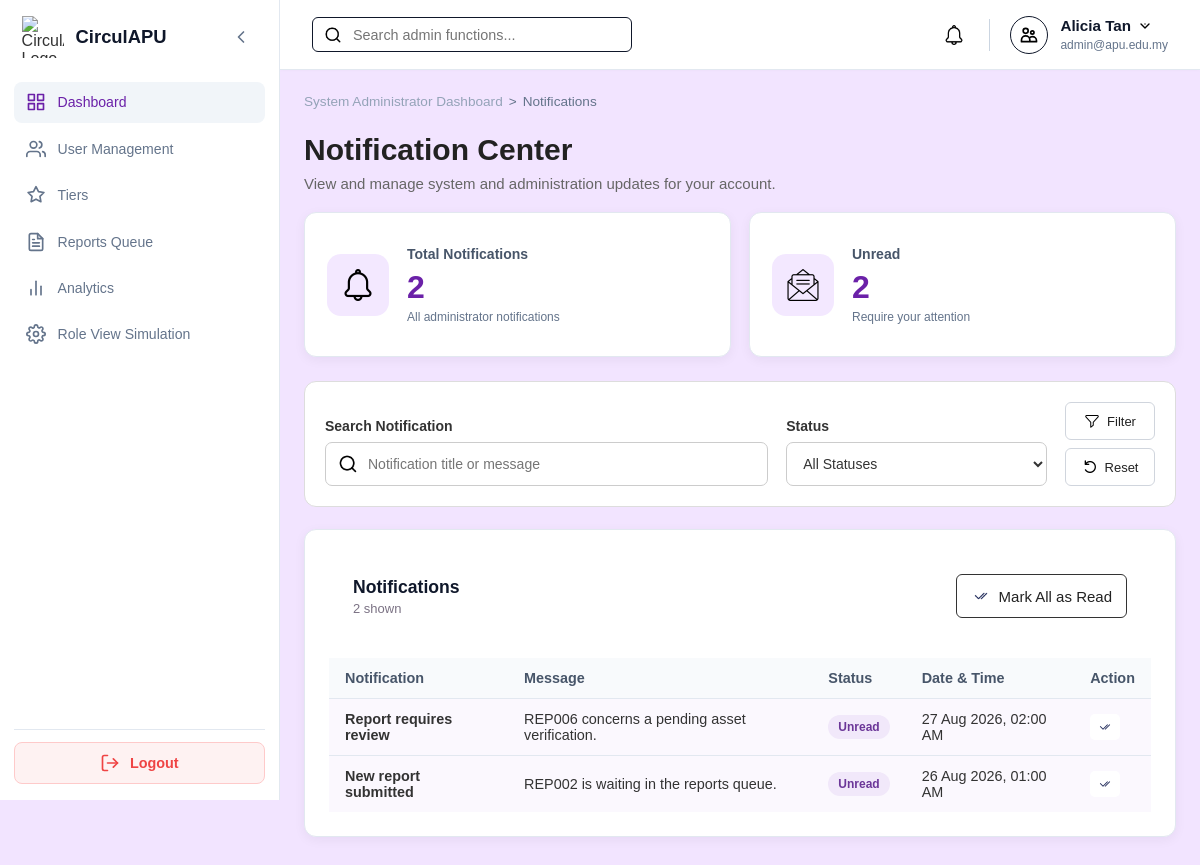
Page /Admin/admin_notifications.php (signed in) on the committed database.
### tables this page shows
CREATE TABLE `notification` (
  `notificationID` varchar(10) NOT NULL,
  `userID` varchar(10) NOT NULL,
  `title` varchar(100) NOT NULL,
  `content` varchar(255) NOT NULL,
  `status` enum('Read','Unread') NOT NULL DEFAULT 'Unread',
  `createdDate` timestamp NOT NULL DEFAULT current_timestamp()
);

### Admin/admin_notifications.php (the view, shortened to what this page needs)
<?php
require_once '../db.php';
function e($value): string {
    return htmlspecialchars((string) $value, ENT_QUOTES, 'UTF-8');
}
$adminID = (string) $_SESSION['user_id'];
$search = trim($_GET['search'] ?? '');
$notifications = [];
$total = $unread = 0;
try {
    $conn->set_charset('utf8mb4');
    $stmt = $conn->prepare("SELECT COUNT(*) total, COALESCE(SUM(status='Unread'), 0) unread FROM notification WHERE userID=?");
    $stmt->bind_param('s', $adminID);
    $stmt->execute();
    $counts = $stmt->get_result()->fetch_assoc();
    $total = (int) ($counts['total'] ?? 0);
    $unread = (int) ($counts['unread'] ?? 0);
    $sql = 'SELECT notificationID,title,content,status,createdDate FROM notification WHERE userID=?';
    $types = 's';
    $params = [$adminID];
    $sql .= ' ORDER BY createdDate DESC, notificationID DESC';
    $stmt = $conn->prepare($sql);
    $stmt->bind_param($types, ...$params);
    $stmt->execute();
    $notifications = $stmt->get_result()->fetch_all(MYSQLI_ASSOC);
} catch (Throwable $exception) {
    error_log('Unable to load admin notifications: ' . $exception->getMessage());
    $error = 'Unable to load notifications. Please try again.';
}
?>
<!DOCTYPE html>
<html lang="en">
<head>
    <link rel="stylesheet" href="../style.css">
    <link rel="stylesheet" href="admin_style.css">
</head>
<body class="role-admin">
<div class="dashboard-container">
<?php include '../sidebar.php'; ?>
<div class="main-content">
<?php include '../header.php'; ?>
<main class="page-body admin-notification-page">
    <div class="breadcrumb">
        <a href="admin_dashboard.php">System Administrator Dashboard</a><span>&gt;</span><span>Notifications</span>
    </div>
    <section class="management-heading">
        <h1>Notification Center</h1>
        <p>View and manage system and administration updates for your account.</p>
    </section>
    <section class="stats-grid admin-notification-stats">
        <a href="admin_notifications.php" class="stat-card">
            <div class="stat-icon"><img src="../assets/icons/notification.png" alt=""></div>
            <div class="stat-content"><h3>Total Notifications</h3><strong class="stat-value"><?= $total ?></strong><p class="stat-description">All administrator notifications</p></div>
        </a>
        <a href="admin_notifications.php?status=Unread" class="stat-card">
            <div class="stat-icon"><img src="../assets/icons/envelope.png" alt=""></div>
            <div class="stat-content"><h3>Unread</h3><strong class="stat-value"><?= $unread ?></strong><p class="stat-description">Require your attention</p></div>
        </a>
    </section>
    <section class="management-filter">
        <form method="GET">
            <div class="management-filter-group search">
                <label for="search">Search Notification</label>
                <div class="management-search-input"><img src="../assets/icons/search.png" alt=""><input id="search" type="search" name="search" value="<?= e($search) ?>" placeholder="Notification title or message"></div>
            </div>
            <div class="management-filter-group">
                <label for="status">Status</label>
                <select id="status" name="status">
                    <option value="">All Statuses</option>
                </select>
            </div>
            <div class="management-filter-buttons">
                <button type="submit" class="management-filter-btn"><img src="../assets/icons/filter.png" alt=""> Filter</button>
                <a href="admin_notifications.php" class="management-reset-btn"><img src="../assets/icons/reset.png" alt=""> Reset</a>
            </div>
        </form>
    </section>
    <section class="content-card admin-notification-list">
        <div class="card-header">
            <div><h2>Notifications</h2><p class="admin-notification-count"><?= count($notifications) ?> shown</p></div>
            <?php if ($unread > 0): ?>
            <form method="POST" onsubmit="return confirm('Mark all notifications as read?');">
                <button type="submit" class="management-create-btn"><img src="../assets/icons/mark_as_read.png" alt=""> Mark All as Read</button>
            </form>
            <?php endif; ?>
        </div>
        <div class="table-wrapper">
            <table class="data-table admin-notification-table">
                <thead><tr><th>Notification</th><th>Message</th><th>Status</th><th>Date &amp; Time</th><th>Action</th></tr></thead>
                <tbody>
                <?php if (!$notifications): ?>
                    <tr><td colspan="5" class="dashboard-empty-state">No notifications found.</td></tr>
                <?php else: foreach ($notifications as $notification): ?>
                    <tr class="<?= $notification['status'] === 'Unread' ? 'notification-unread' : '' ?>">
                        <td data-label="Notification"><strong><?= e($notification['title']) ?></strong></td>
                        <td data-label="Message"><?= e($notification['content']) ?></td>
                        <td data-label="Status"><span class="admin-notification-status <?= strtolower(e($notification['status'])) ?>"><?= e($notification['status']) ?></span></td>
                        <td data-label="Date &amp; Time"><?= e(date('d M Y, h:i A', strtotime($notification['createdDate']))) ?></td>
                        <td data-label="Action">
                            <?php if ($notification['status'] === 'Unread'): ?>
                            <form method="POST">
                                <button type="submit" class="management-action-btn" title="Mark as read"><img src="../assets/icons/mark_as_read.png" alt="Mark as read"></button>
                            </form>
                            <?php else: ?>-<?php endif; ?>
                        </td>
                    </tr>
                <?php endforeach; endif; ?>
                </tbody>
            </table>
        </div>
    </section>
</main>
</div>
</div>
</body>
</html>

### Admin/admin_style.css (style rules this page uses)
.admin-notification-page .management-heading { margin-bottom: 20px; }
.admin-notification-stats { grid-template-columns: repeat(2, minmax(0, 1fr)); }
.admin-notification-list .card-header > div:first-child { display: flex; flex-direction: column; gap: 3px; }
.admin-notification-count { color: #7b7284; font-size: 13px; margin: 0; }
.admin-notification-status { align-items: center; border-radius: 999px; display: inline-flex; font-size: 12px; font-weight: 700; padding: 5px 10px; }
.admin-notification-status.unread { background: #f1e8fa; color: #6b3698; }
.admin-notification-table .notification-unread td { background: #fbf8fe; }

### rows in the picture
notification: title "Report requires review", content "REP006 concerns a pending asset verification.", status "Unread", createdDate "27 Aug 2026, 02:00 AM"
notification: title "New report submitted", content "REP002 is waiting in the reports queue.", status "Unread", createdDate "26 Aug 2026, 01:00 AM"

### other values in the picture
$user_name "Alicia Tan"
$user_email "admin@apu.edu.my"
$total "2"
$unread "2"
count($notifications) "2"
